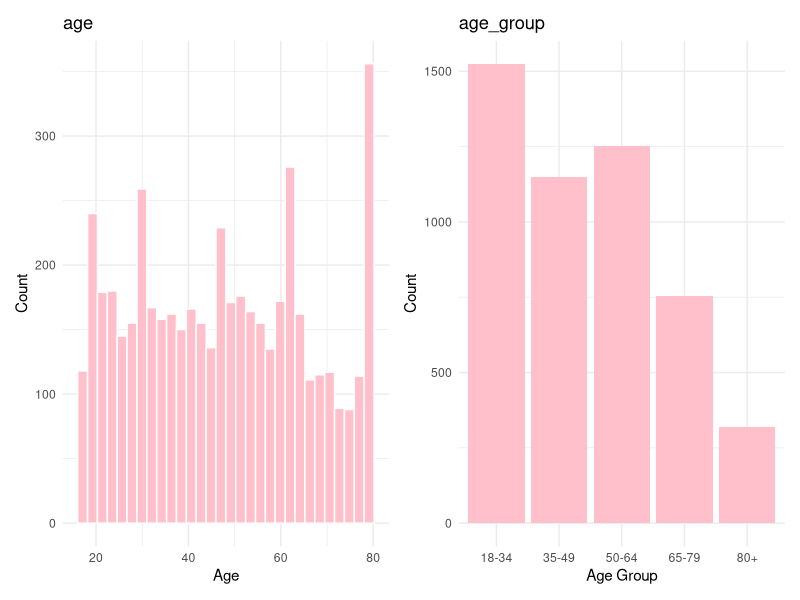
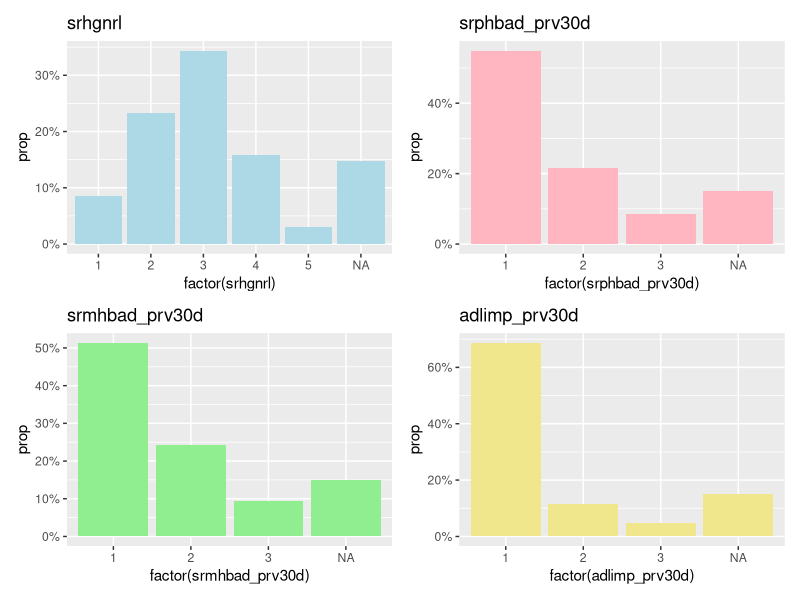

Generate these figures, in order, with R:
## ---- chunk 1

data <- read.csv2("../data/NHANES1.csv",row.names = 1)
data_raw <- data

categories <- list(
  demographic_data = c("seqn","age","educ","martlst","male","ethnic","increl","age.cat","age_bin"),
  examination_data  = c("weight","height","bmi","rr_sys","rr_dia","bmi_cat"),
  dietary_data = c("rdyfood_prvmo","frzfood_prvmo","milk_month"),
  laboratory_data = c("cd","pb","hg","hdl","logHdl","hivpos"),
  self_rated_health =c("srhgnrl","srphbad_prv30d","srmhbad_prv30d","adlimp_prv30d")
)

categories$questionnaire_data <- setdiff(names(data), unlist(categories))
cat_df <- stack(categories)
names(cat_df) <- c("variable", "category")

summary_table <- data.frame(
  variable = names(data),                 
  type = sapply(data, class),
  missing = colSums(is.na(data)),
  stringsAsFactors = FALSE
)

summary_table <- merge(summary_table, cat_df, by = "variable", all.x = TRUE)

summary_table [1:5,]
## ---- chunk 2

library(ggplot2) 

plot_age <- ggplot(data, aes(x = age)) +
  geom_histogram(fill = "pink", color = "white",bins = 30) +
  labs(title = "age",x = "Age",y = "Count") +
  theme_minimal()

library(dplyr)
data <- data %>%
  mutate(
    age_group = case_when(
      age < 18 ~ "0-17",
      age >= 18 & age < 35 ~ "18-34",
      age >= 35 & age < 50 ~ "35-49",
      age >= 50 & age < 65 ~ "50-64",
      age >= 65 & age < 80 ~ "65-79",
      age >= 80 ~ "80+"
    )
  )

plot_age_cate <-ggplot(data, aes(x=factor(age_group))) + geom_bar(fill = "pink") + 
  labs(title = "age_group", x = "Age Group", y = "Count") +
  theme_minimal()


library(patchwork)
(plot_age | plot_age_cate) 
## ---- chunk 3

data <- data %>%
  mutate(martlst = ifelse(is.na(martlst), 77, martlst))

## ---- chunk 4


library(scales)

p1 <- ggplot(data, aes(x = factor(srhgnrl), y = after_stat(prop), group = 1)) +
  geom_bar(aes(y = after_stat(prop)), fill = "lightblue") +
  scale_y_continuous(labels = percent_format()) +
  labs(title = "srhgnrl")

p2 <- ggplot(data, aes(x = factor(srphbad_prv30d), y = after_stat(prop), group = 1)) +
  geom_bar(aes(y = after_stat(prop)), fill = "lightpink") +
  scale_y_continuous(labels = percent_format()) +
  labs(title = "srphbad_prv30d")

p3 <- ggplot(data, aes(x = factor(srmhbad_prv30d), y = after_stat(prop), group = 1)) +
  geom_bar(aes(y = after_stat(prop)), fill = "lightgreen") +
  scale_y_continuous(labels = percent_format()) +
  labs(title = "srmhbad_prv30d")

p4 <- ggplot(data, aes(x = factor(adlimp_prv30d), y = after_stat(prop), group = 1)) +
  geom_bar(aes(y = after_stat(prop)), fill = "khaki") +
  scale_y_continuous(labels = percent_format()) +
  labs(title = "adlimp_prv30d")

library(patchwork)
(p1 | p2) / (p3 | p4)   # 上下排列输出

## ---- chunk 5

library(dplyr)
library(tidyr)
library(ggplot2)
library(knitr)


self_vars <- c("srhgnrl","srphbad_prv30d","srmhbad_prv30d","adlimp_prv30d")
depr_vars <- paste0("phq", 1:9)

self_health <- data %>%
  select(seqn, hivpos, age_group, male, increl,
         all_of(self_vars), all_of(depr_vars)) %>%
  mutate(
    phq_total = rowSums(across(all_of(depr_vars)), na.rm = TRUE),
    dep_group = case_when(
      phq_total <= 4  ~ "None-minimal",
      phq_total <= 9  ~ "Mild",
      phq_total <= 14 ~ "Moderate",
      phq_total <= 19 ~ "Moderately severe",
      TRUE            ~ "Severe"
    )
  )

self_health <- self_health %>%
  mutate(missing_self = if_else(
    rowSums(is.na(select(., all_of(self_vars)))) > 0, 1, 0
  ))

by_gender <- self_health %>%
  group_by(male) %>%
  summarise(
    n = n(),
    n_missing = sum(missing_self),
    pct_missing = round(100 * n_missing / n, 1)
  ) %>%
  mutate(group = "Gender")

by_age <- self_health %>%
  group_by(age_group) %>%
  summarise(
    n = n(),
    n_missing = sum(missing_self),
    pct_missing = round(100 * n_missing / n, 1)
  ) %>%
  mutate(group = "Age Group")

by_increl <- self_health %>%
  group_by(increl) %>%
  summarise(
    n = n(),
    n_missing = sum(missing_self),
    pct_missing = round(100 * n_missing / n, 1)
  )

by_dep <- self_health %>%
  group_by(dep_group) %>%
  summarise(
    n = n(),
    n_missing = sum(missing_self),
    pct_missing = round(100 * n_missing / n, 1)
  )

by_hiv <- self_health %>%
  group_by(hivpos) %>%
  summarise(
    n = n(),
    n_missing = sum(missing_self),
    pct_missing = round(100 * n_missing / n, 1)
  )

by_gender
chisq.test(table(self_health$male, self_health$missing_self))

by_age
chisq.test(table(self_health$age_group, self_health$missing_self))

by_increl
chisq.test(table(self_health$increl, self_health$missing_self), simulate.p.value = TRUE)

by_dep
chisq.test(table(self_health$dep_group, self_health$missing_self))
# chisq.test(table(self_health$increl, self_health$missing_self))

by_hiv
chisq.test(table(self_health$hivpos, self_health$missing_self))

